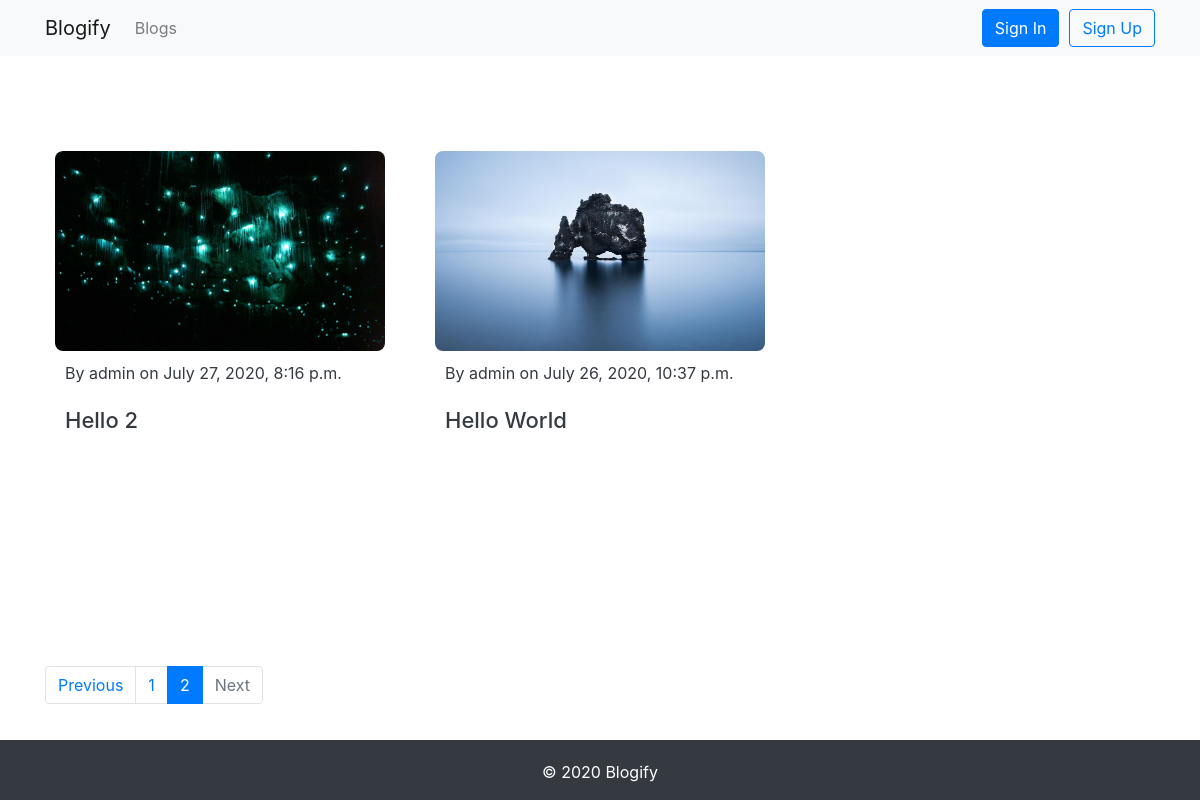
Screenshot of /blog/?page=2 with the database file from the repository.
### blogs/models.py (models this page shows, shortened)
class BlogPost(models.Model):
    title = models.CharField(max_length=200, unique=True)
    slug = models.SlugField(max_length=200, unique=True)
    image = models.FileField(upload_to='blog_images/', null=True, blank=True)
    author = models.ForeignKey(User, on_delete=models.CASCADE, related_name='blog_posts')
    updated_on = models.DateTimeField(auto_now=True)
    content = models.TextField()
    created_on = models.DateTimeField(auto_now_add=True)
    status = models.IntegerField(choices=STATUS, default=0)
    class Meta:
        ordering = ['-created_on']

### blogs/views.py (the view)
# urls.py: path('', views.BlogListView.as_view(), name='blog_list'),
class BlogListView(ListView):
    model = BlogPost
    template_name = 'blogs.html'
    context_object_name = 'blogs'
    paginate_by = 5
    def get_context_data(self, **kwargs):
        context = super(BlogListView, self).get_context_data(*kwargs)
        blogs = self.get_queryset()
        page = self.request.GET.get('page')
        paginator = Paginator(blogs, self.paginate_by)
        try:
            blogs = paginator.page(page)
        except PageNotAnInteger:
            blogs = paginator.page(1)
        except EmptyPage:
            blogs = paginator.page(paginator.num_pages)
        context['blogs'] = blogs
        return context

### templates/blogs.html
{% extends 'base.html' %} {% block content %}
<div class="container">
  <div class="blog-list">
    <div class="row">
      {% for blog in blogs %}
      <a href="{% url 'blog_post' blog.slug %}" id="blog" class="blog col-md-4">
        <div class="img">
          <img src="{{ blog.image.url }}" height="200px" width="100%" alt="">
        </div>
        <p>By {{blog.author}} on {{blog.created_on}}</p>
        <h3>{{blog.title}}</h3>
      </a>
      {% endfor %}
    </div>
  </div>
  {% if is_paginated %} {% include "includes/pagination.html" %} {%endif %}
</div>
{% endblock %}

### static/css/style.css (style rules this page uses)
html, body { height: 100%; }
.blog-list { margin-top: 50px; min-height: 70vh; }
#blog { margin: 20px 0px; padding: 25px; color: #343a40; border-radius: 8px; }
#blog img { border-radius: 8px; }
#blog p { margin: 0px; padding: 10px 10px; }
#blog h3 { font-size: 22px; line-height: 30px; padding: 10px; margin: 0px; }

### rows the page displays
BlogPost: image (picture), author "admin", created_on "July 27, 2020, 8:16 p.m.", title "Hello 2"
BlogPost: image (picture), author "admin", created_on "July 26, 2020, 10:37 p.m.", title "Hello World"

### other values shown
{{ page_num }} "1"
{{ page_num }} "2"
